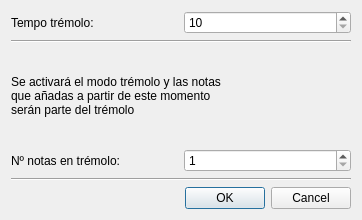
<?xml version="1.0" encoding="UTF-8"?>
<ui version="4.0">
 <class>TremoloDialog</class>
 <widget class="QDialog" name="TremoloDialog">
  <property name="geometry">
   <rect>
    <x>0</x>
    <y>0</y>
    <width>362</width>
    <height>220</height>
   </rect>
  </property>
  <property name="windowTitle">
   <string>Dialog</string>
  </property>
  <layout class="QVBoxLayout" name="verticalLayout">
   <item>
    <layout class="QHBoxLayout" name="horizontalLayout_2">
     <item>
      <widget class="QLabel" name="label_3">
       <property name="text">
        <string>Tempo trémolo:</string>
       </property>
      </widget>
     </item>
     <item>
      <widget class="QSpinBox" name="sb_tempo_tremolo">
       <property name="minimum">
        <number>10</number>
       </property>
       <property name="maximum">
        <number>999</number>
       </property>
      </widget>
     </item>
    </layout>
   </item>
   <item>
    <widget class="Line" name="line">
     <property name="orientation">
      <enum>Qt::Horizontal</enum>
     </property>
    </widget>
   </item>
   <item>
    <widget class="QLabel" name="label_2">
     <property name="text">
      <string>Se activará el modo trémolo y las notas 
que añadas a partir de este momento 
serán parte del trémolo</string>
     </property>
    </widget>
   </item>
   <item>
    <layout class="QHBoxLayout" name="horizontalLayout">
     <item>
      <widget class="QLabel" name="label">
       <property name="text">
        <string>Nº notas en trémolo:</string>
       </property>
      </widget>
     </item>
     <item>
      <widget class="QSpinBox" name="sb_n_notes">
       <property name="minimum">
        <number>1</number>
       </property>
       <property name="maximum">
        <number>99</number>
       </property>
      </widget>
     </item>
    </layout>
   </item>
   <item>
    <widget class="Line" name="line_2">
     <property name="orientation">
      <enum>Qt::Horizontal</enum>
     </property>
    </widget>
   </item>
   <item>
    <widget class="QDialogButtonBox" name="buttonBox">
     <property name="orientation">
      <enum>Qt::Horizontal</enum>
     </property>
     <property name="standardButtons">
      <set>QDialogButtonBox::Cancel|QDialogButtonBox::Ok</set>
     </property>
    </widget>
   </item>
  </layout>
 </widget>
 <resources/>
 <connections>
  <connection>
   <sender>buttonBox</sender>
   <signal>accepted()</signal>
   <receiver>TremoloDialog</receiver>
   <slot>accept()</slot>
   <hints>
    <hint type="sourcelabel">
     <x>248</x>
     <y>254</y>
    </hint>
    <hint type="destinationlabel">
     <x>157</x>
     <y>274</y>
    </hint>
   </hints>
  </connection>
  <connection>
   <sender>buttonBox</sender>
   <signal>rejected()</signal>
   <receiver>TremoloDialog</receiver>
   <slot>reject()</slot>
   <hints>
    <hint type="sourcelabel">
     <x>316</x>
     <y>260</y>
    </hint>
    <hint type="destinationlabel">
     <x>286</x>
     <y>274</y>
    </hint>
   </hints>
  </connection>
 </connections>
</ui>
